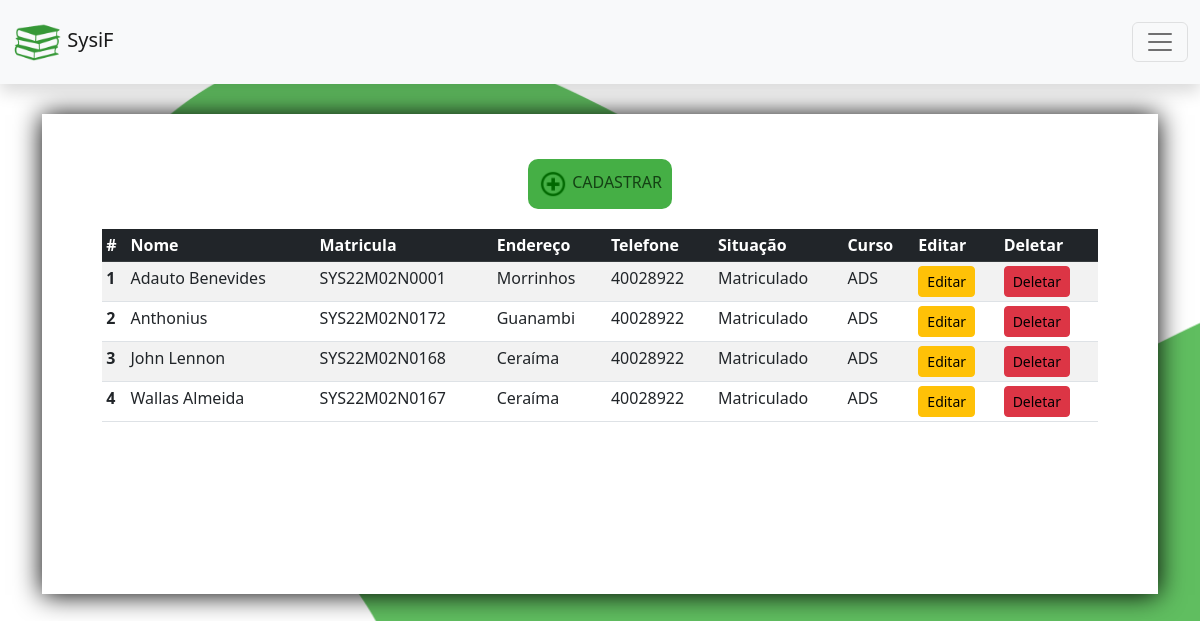
Screenshot of /aluno/ (signed in) with the database file from the repository.
### aluno/models.py (models this page shows, shortened)
class Aluno(Pessoa):
    id_curso = models.ForeignKey(Curso, on_delete=models.CASCADE)
    matricula = models.CharField('Matricula', max_length=250)
    situacao = models.CharField('Situação', max_length=250)
    class Meta:
        verbose_name = 'Aluno'
        ordering = ['nome']

### professor/models.py (models this page shows, shortened)
class Pessoa(models.Model):
    nome = models.CharField('Nome', max_length=100)
    endereco = models.CharField('Endereço', max_length=250)
    telefone = models.CharField('Telefone', max_length=250)
    class Meta:
        verbose_name = 'Pessoa'
        ordering = ['nome']

### curso/models.py (models this page shows, shortened)
class Curso(models.Model):
    nome_curso = models.CharField('Nome', max_length=250)
    codigo_curso = models.CharField('Código curso', max_length=100)
    descricao = models.CharField('Descrição', max_length=500)
    def __str__(self):
        return self.nome_curso
    class Meta:
        verbose_name = 'Curso'
        ordering = ['nome_curso']

### aluno/views.py (the view)
# urls.py: path('', views.dashboard, name='dashboard'),
@login_required
def dashboard(request):
     alunos_cadastrados = Aluno.objects.all()
     context ={
        'alunos_cadastrados': alunos_cadastrados,
     }
     return render(request, 'aluno_dashboard.html', context)

### aluno/templates/aluno_dashboard.html (shortened to what this page needs)
{% extends 'base.html' %}
{% load static %}
{% load bootstrap %}
{% block content %}
    <div class="info-div">
        <a href="{% url 'aluno:cadastrar' %}" class="cadastrar">
            <img src="../../static/img/cadastro_simbolo.png" alt="" width="30px">
            CADASTRAR
        </a>
    </div>
    <table class="table table-striped table-sm">
      <thead class="table-dark">
        <tr>
          <th scope="col">#</th>
          <th scope="col">Nome</th>
          <th scope="col">Matricula</th>
          <th scope="col">Endereço</th>
          <th scope="col">Telefone</th>
          <th scope="col">Situação</th>
          <th scope="col">Curso</th>
          <th scope="col">Editar</th>
          <th scope="col">Deletar</th>
        </tr>
      </thead>
      <tbody>
        {% for item in alunos_cadastrados %}
        <tr>
        <th scope="row">{{ forloop.counter }}</th>
          <td>{{item.nome}}</td>
          <td>{{item.matricula}}</td>
          <td>{{item.endereco}}</td>
          <td>{{item.telefone}}</td>
          <td>{{item.situacao}}</td>
          <td>{{item.id_curso}}</td>
          <td><a class="btn btn-sm btn-warning" href="{% url 'aluno:editar' item.id %}">Editar</a></td>
          <td><a class="btn btn-sm btn-danger" href="{% url 'aluno:deletar' item.id %}" onclick="return confirm('Deseja deletar esse aluno?')">Deletar</a></td>
        {% endfor %}
        </tr>
    </tbody>
    </table>
{% endblock %}

### main/templates/base.html (shortened to what this page needs)
<!DOCTYPE html>
{% load static %}
<html lang="pt-br">
<head>
  <link href="https://cdn.jsdelivr.net/npm/bootstrap@5.2.2/dist/css/bootstrap.min.css" rel="stylesheet">
  <link rel="stylesheet" href="https://use.fontawesome.com/releases/v5.3.1/css/all.css">
  <link rel="stylesheet" href="{% static 'css/style.css' %}">
</head>
<body>
  {% include 'partials/navbar.html' %}
  <section class="caixa">
    <div class="container">
      <div class="row">
        <div class="col-md-12 col-sm-12 col-12 d-flex crud-container ">
          <div class="crud-section col-12">
            <div class="regulador">
              {% block content %}
              {% endblock %}
            </div>
          </div>
        </div>
      </div>
  </section>
</body>
</html>

### main/templates/partials/navbar.html (shortened to what this page needs)
{% load static %}
<nav class="navbar navbar-light bg-light shadow">
  <div class="container-fluid">
    <a href="{% url 'home' %}" class="navbar-brand">
      <img src="../../static/img/logo_home.png" alt="" width="50px">
      <span class="navbar-brand mb-0 h1">SysiF</span>
    </a>
    {% if request.user.is_authenticated %}
    <button class="navbar-toggler" type="button" data-bs-toggle="modal" data-bs-target="#exampleModal">
      <span class="navbar-toggler-icon"></span>
    </button>
    {% endif %}
  </div>
</nav>

### main/static/css/style.css (style rules this page uses)
body { background: rgb(255, 255, 255) url("../img/background.png") no-repeat left top; background-size: 1800px; }
table { margin-top: 20px; }
.list-group-item a, a:link, a:visited, a:active, a:hover { text-decoration: none; color: black; }
.crud-section { height: 29em; box-shadow: 0 1px 25px black; margin-top: 30px; background-color: white; padding: 5px; overflow-y: scroll; scrollbar-width: 4px; scrollbar-color: rgb(96, 190, 96) rgb(97, 97, 94); }
@media (min-height: 620px) { .crud-section { height: 30em; } }
.regulador { width: 90%; height: 80%; margin: 40px auto; }
.btn { color: black; }
.info-div { margin: auto; display: flex; }
.info-div a, .info-div a:link, .info-div a:visited, .info-div a:active, .info-div a:hover { text-decoration: none; color: rgb(20, 65, 20); }
.cadastrar { border-radius: 10px; background-color: rgb(69, 175, 69); padding: 10px 10px; margin: auto; text-align: center; }
.cadastrar img { display: inline; }

### rows the page displays
Aluno: nome "Adauto Benevides", matricula "SYS22M02N0001", endereco "Morrinhos", telefone "40028922", situacao "Matriculado", id_curso "ADS"
Aluno: nome "Anthonius", matricula "SYS22M02N0172", endereco "Guanambi", telefone "40028922", situacao "Matriculado", id_curso "ADS"
Aluno: nome "John Lennon", matricula "SYS22M02N0168", endereco "Ceraíma", telefone "40028922", situacao "Matriculado", id_curso "ADS"
Aluno: nome "Wallas Almeida", matricula "SYS22M02N0167", endereco "Ceraíma", telefone "40028922", situacao "Matriculado", id_curso "ADS"
